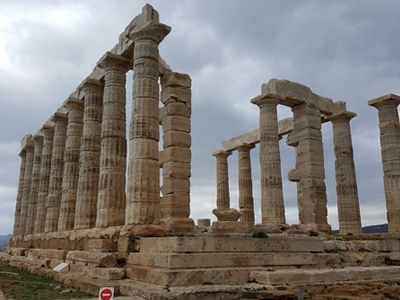
#> input picture 1211/hough.jpg, 400 x 300 px
$ python huff.py
#> lines starting #> are read from the running program, lines starting #| are printed output that depends on the picture; after the words box and inside, x2 and y2 are one past the last pixel; in counts of white or black regions, pixels touching at a corner belong together
# 책과 다르게 원래 있던 함수를 활용해 따로 작성한거임.
# 허프변환

import numpy as np, cv2

image = cv2.imread('hough.jpg')
#> image is the input picture: shape (300, 400, 3); mean B, G, R 118.8, 122.9, 127.5
if image is None:
    raise Exception("영상 파일 읽기 에러")

gray = cv2.cvtColor(image, cv2.COLOR_BGR2GRAY)
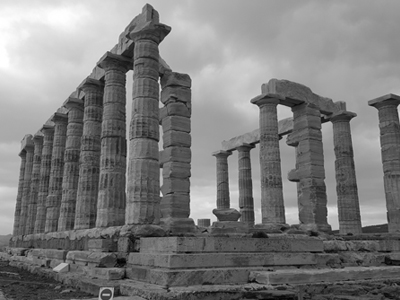
#> gray: shape (300, 400); min 0, max 255, mean 123.8
blur = cv2.GaussianBlur(gray, (5,5), 2, 2)
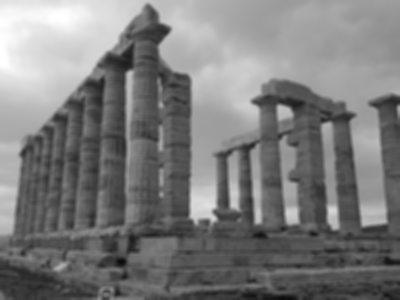
#> blur: shape (300, 400); min 10, max 255, mean 123.8
canny = cv2.Canny(blur, 100, 200, 5)
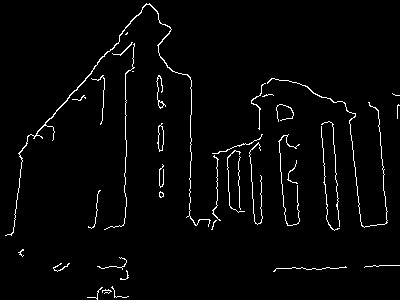
#> canny: shape (300, 400); 2.6% white in thin lines or dots

rho, theta = 1, np.pi / 180
lines = cv2.HoughLines(canny, rho, theta, 80)
#> lines = [[116, 0.733], [125, 0], [114, 0.698], [115, 0.716], [193, 0.0175], [-335, 3.04]]

for i in range(len(lines)):
    for rho, theta in lines[i]:
        a = np.cos(theta)
        b = np.sin(theta)
        x0 = a*rho
        y0 = b*rho

        x1 = int(x0 + 1000*(-b))
        y1 = int(y0 + 1000*(a))
        x2 = int(x0 - 1000*(-b))
        y2 = int(y0 - 1000*(a))

        cv2.line(image, (x1,y1), (x2,y2), (0,0,255), 2)
#> this loop made 6 passes
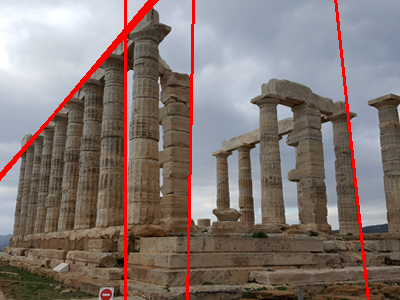
#> image: shape (300, 400, 3); 3.27% of pixels changed, all inside (x1, y1, x2, y2) = (0, 0, 370, 300)

cv2.imshow("image", image)
cv2.imshow("canny", canny)
cv2.waitKey(0)
